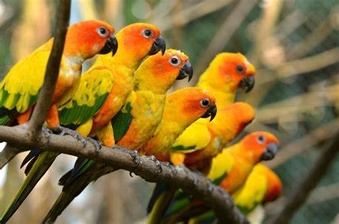
#> input picture COMPLETE PYTHON WITH PROJECT /liberaries/matplotlib/img.jpg, 339 x 224 px, shrunk from 474 x 313 before the run
$ jupyter execute 'Program(Matplot) .ipynb'
#> lines starting #> are read from the running program, lines starting #| are printed output that depends on the picture
# Matplotib

[cell 1]
import matplotlib.pyplot as plt

## linear graph

[cell 2]
x=[1,2,3,4]
y=[5,6,7,8]
plt.plot(x,y)
plt.show()

[cell 3]
x=[1,2,3,4]
y=[5,6,7,8]
c='r'
plt.plot(x,y,c)
plt.show()

[cell 4]
x=[2,5,4,3]
y=[1,6,4,5]
c='p'
plt.plot(x,y)
plt.show()

[cell 5]
x=[2,5,4,3]
y=[1,6,4,5]
c='p'
plt.plot(x,y, marker='>')
plt.show()

[cell 6]
x=[2,5,4,3]
y=[1,6,4,5]
plt.plot(x,y)
plt.plot(y, marker='.')
plt.plot(x, marker='o')
plt.show()

# Bar Graph

[cell 7]
x=[1,2,3,4]
y=[5,6,7,8]

plt.bar(x,y)
plt.show()
#> figure, not shown here; tallest bar 8 high, from x = 3.6 to 4.4

[cell 8]
x=[1,2,3,4]
y=[5,6,7,8]
c=['r','g','b','y']
plt.bar(x,y,color=c)
plt.show()
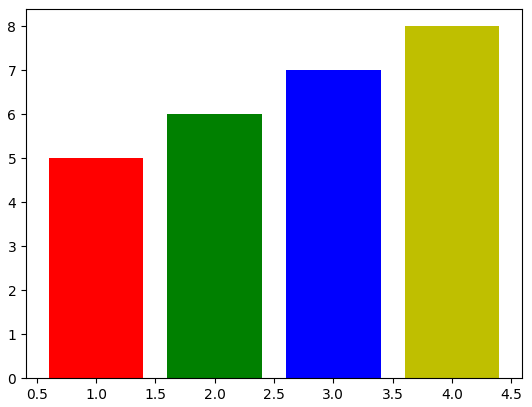
#> figure drawn by matplotlib, 1 panel; tallest bar 8 high, from x = 3.6 to 4.4

[cell 9]
import numpy as np

[cell 10]
x=np.array(["A","B","C","D"])
y=np.array([3,6,1,5])
c= np.array(['r','y','g','b'])
plt.barh(x,y, color=c)
plt.show()

[cell 11]
x=np.array(["A","B","C","D"])
y=np.array([3,6,1,5])
c= np.array(['r','y','g','b'])
plt.bar(x,y, color=c, width=0.4)
plt.show()
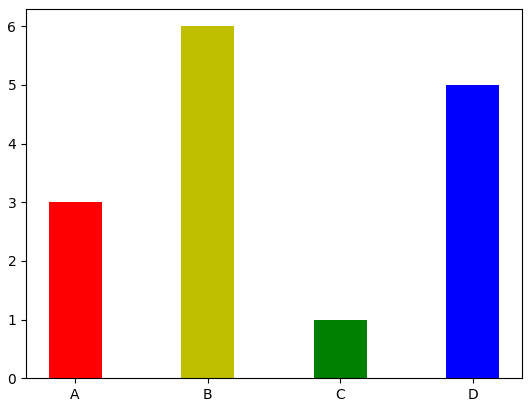
#> figure drawn by matplotlib, 1 panel; tallest bar 6 high, from x = 0.8 to 1.2

[cell 12]
x=np.array(["A","B","C","D"])
y=np.array([3,6,1,5])
c= np.array(['r','y','g','b'])
plt.barh(x,y,color=c,height=0.2)
plt.show()
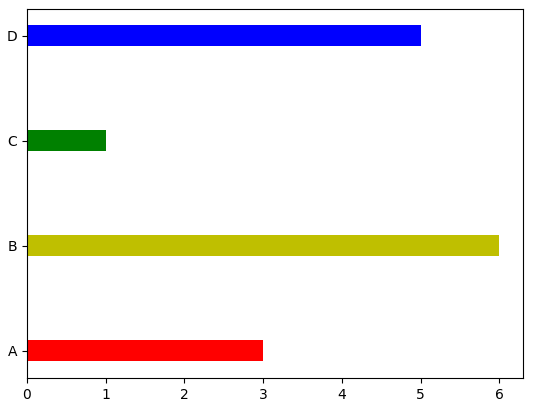
#> figure drawn by matplotlib, 1 panel

# Scatter plot

[cell 13]
import matplotlib.pyplot as plt

[cell 14]
x=[1,2,3,4,5,6]
y=[1,4,5,8,7,3]
plt.title("scatter plot")
plt.xlabel("month")
plt.ylabel("days")
plt.scatter(x,y)

plt.show()
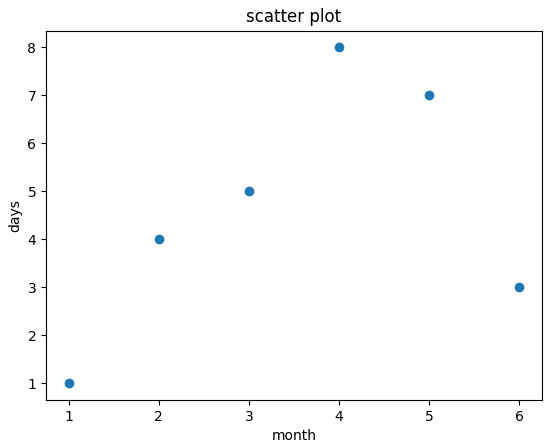
#> figure drawn by matplotlib, 1 panel

[cell 15]
x=[1,2,3,4,5,6]
y=[1,4,5,8,7,3]
plt.title("scatter plot")
plt.xlabel("month")
plt.ylabel("days")
c=['red','blue ','red','green','brown','orange']
plt.scatter(x,y)

plt.show()

[cell 16]
x=[1,2,3,4,5,6]
y=[1,4,5,8,7,3]
plt.title("scatter plot")
plt.xlabel("month")
plt.ylabel("days")
c =['red','blue ','magenta','green','brown','orange']
plt.scatter(x,y , c ='c')

plt.show()

[cell 17]
import matplotlib.pyplot as plt

[cell 18]
# immport Libraries
import numpy as np
import matplotlib.pyplot as plt
from PIL import Image

fname= r'img.jpg'

#opening an Image

image=Image.open(fname).convert('L')
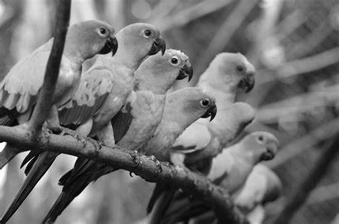
#> image: PIL image 339x224 L; min 0, max 255, mean 113

#mapping image to grey coLor
plt.imshow(image, cmap='Blues')
plt.show()

[cell 19]
# immport Libraries
import numpy as np
import matplotlib.pyplot as plt
from PIL import Image

fname= r'bird.png'

#opening an Image

image=Image.open(fname).convert('L')
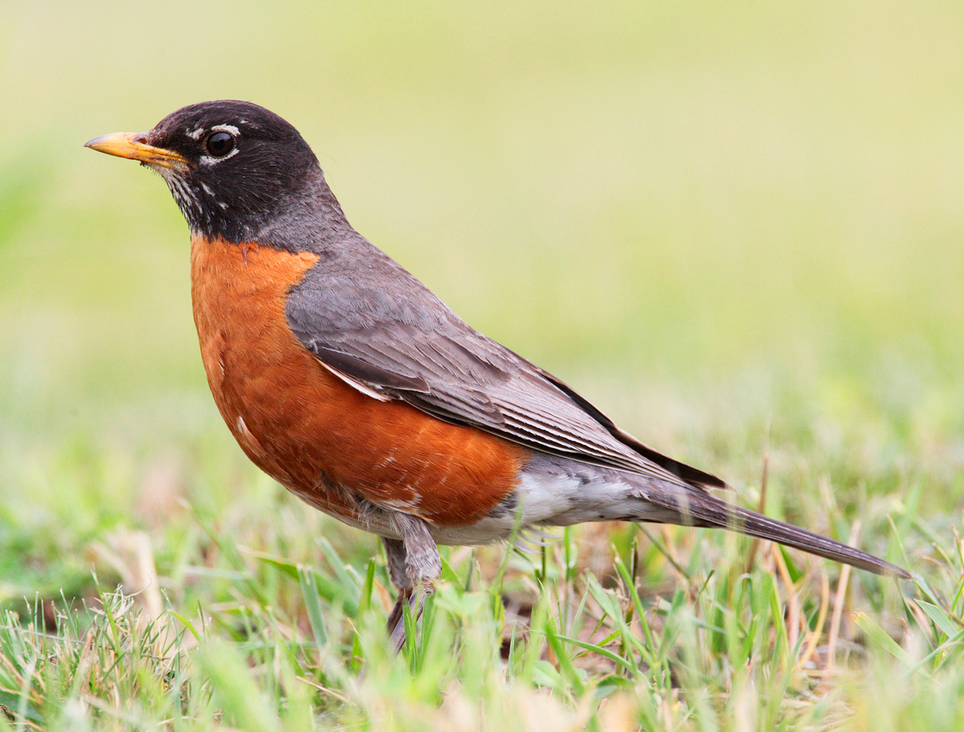
#> input picture COMPLETE PYTHON WITH PROJECT /liberaries/matplotlib/bird.png, 964 x 732 px, shrunk from 1350 x 1024 before the run
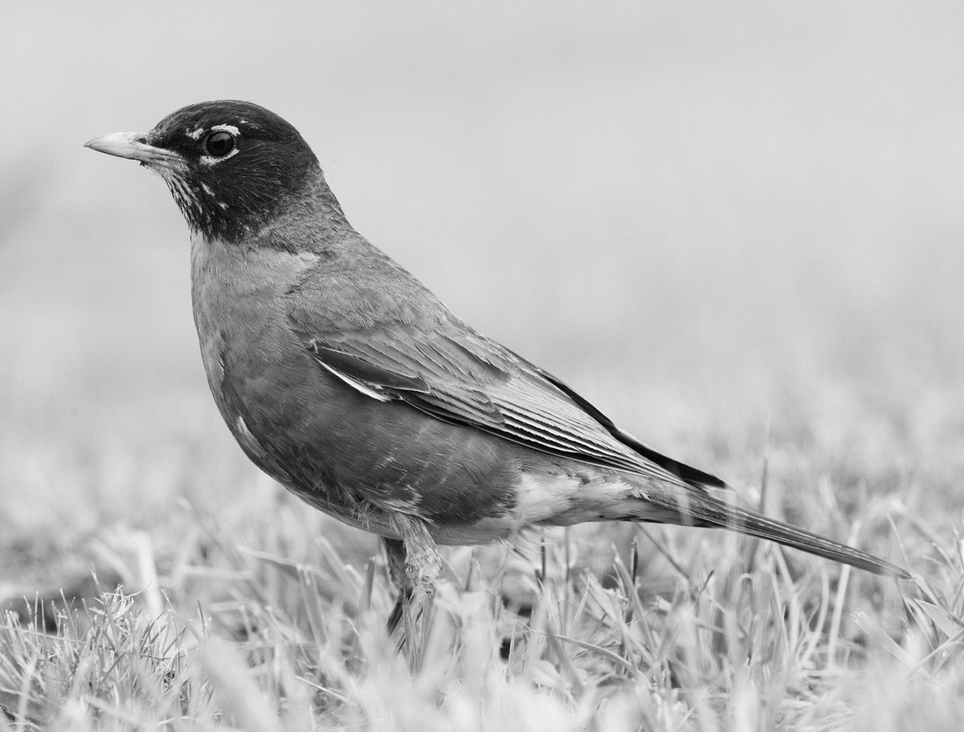
#> image: PIL image 964x732 L; min 0, max 255, mean 184.6

#mapping image to grey coLor
plt.imshow(image, cmap='gray')
plt.show()

[cell 20]
# immport Libraries
import numpy as np
import matplotlib.pyplot as plt
from PIL import Image

fname= r'bird.png'

#opening an Image

image=Image.open(fname).convert('RGB')
#> image is the input picture: PIL image 964x732 RGB; mean R, G, B 194.7, 188.2, 139.5

#mapping image to original  coLor
plt.imshow(image)
plt.show()

[cell 21]
# immport Libraries
import numpy as np
import matplotlib.pyplot as plt
from PIL import Image

fname= r'bird.png'

#opening an Image

image=Image.open(fname).convert('L')

#mapping image to grey coLor
plt.imshow(image, cmap='gray')
plt.title("Bird")
plt.xlabel("length")
plt.ylabel("breadth")
plt.grid()
plt.show()

# Matplotlib pie-chart

[cell 22]
import matplotlib.pyplot as plt

[cell 23]
x=[10,20,30,40]
y=['maths','english','science','sst']
c=['red','yellow','magenta','aqua']
plt.pie(x,labels=y,colors=c)
plt.show()
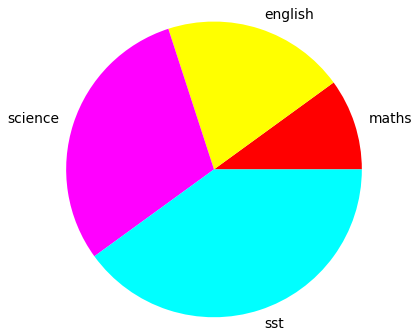
#> figure drawn by matplotlib, 1 panel

[cell 24]
#defaut view
x=[10,20,30,40]
y=['maths','english','science','sst']
#c=['red','yellow','magenta','aqua']
plt.pie(x,labels=y)
plt.show()
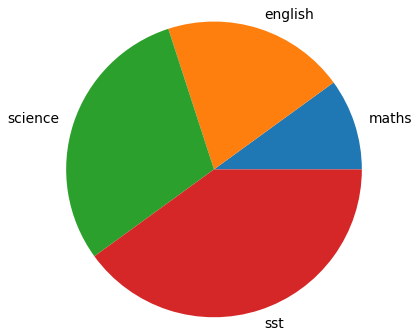
#> figure drawn by matplotlib, 1 panel

[cell 25]
x=[10,20,30,40]
y=['maths','english','science','sst']
c=['red','yellow','magenta','aqua']
plt.pie(x,labels=y,colors=c)
plt.legend()
plt.show()
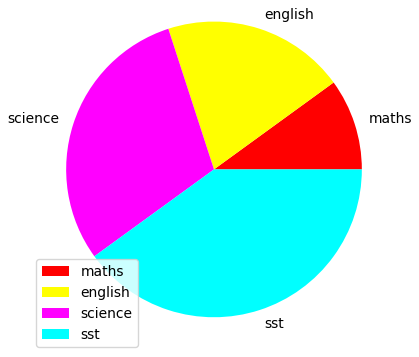
#> figure drawn by matplotlib, 1 panel
